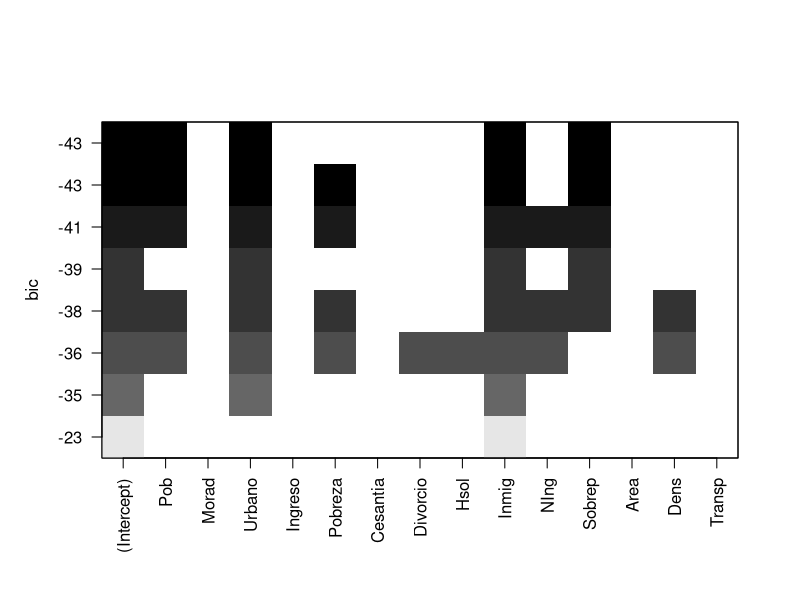

Generate this figure with R:
#Prueba 3 FORMA 2
#Dyllan Salgado
#Rut: 20227250-9
#------------------------------------------------------------------------------
# Importar los paquetes, instalándolos de ser necesario.
if (!require(tidyverse)) {
  install.packages("tidyverse", dependencies = TRUE)
  require(tidyverse) }
if (!require(ggpubr)) {
  install.packages("ggpubr", dependencies = TRUE)
  require(ggpubr) }
if (!require(leaps)) {
  install.packages("leaps", dependencies = TRUE)
  require(leaps) }
if (!require(car)){
  install.packages("car", dependencies = TRUE)
  require(leaps)
}
if (!require(reshape)){
  install.packages("reshape", dependencies = TRUE)
  require(reshape)
}
if (!require(pROC)){
  install.packages("pROC", dependencies = TRUE)
  require(pROC)
}

if (!require(caret)){
  install.packages("caret", dependencies = TRUE)
  require(caret)
}

# Se setea el workspace
setwd("C:\\Users\\Dyllan\\Desktop\\PruebaIME")
datos <- read.csv2("PEP3 Datos.csv",encoding = "UTF-8")

#ENUNCIADO:

# El gobierno estadounidense se encuentra trabajando en un proyecto para frenar 
# la delincuencia. En este contexto, se encuentra estudiando la relación entre 
# la cantidad de delitos violentos en diferentes zonas del país y diversos datos 
# demográficos, a partir de un conjunto de datos con las siguientes variables.

# Usando la semilla 2238, obtenga una muestra de 200 observaciones y descarte 
# la variable Violentos. A partir de esta muestra, construya un modelo de 
# regresión logística multivariada para predecir la Alerta con entre 2 
# y 8 predictores y una exactitud superior a 80%. Considere 70% de las 
# instancias para entrenamiento y el 30%  restante para probar el modelo. 
# Verifique que el modelo no considera casos con demasiada influencia (usando la 
# distancia de Cook) y que no presenta multicolinealidad severa 
# (usando el factor de inflación de la varianza). 
# Concluya acerca de la calidad del modelo obtenido


# Se fija la semilla solicitada
set.seed(2238)

#obtenga una muestra de 200 observaciones y descarte la variable Violentos

#Se selecciona una muestra aleatoria de 200 observaciones.
muestra_200 <- sample_n(datos, 200)
#Se descarta la variable violentos
muestra_200_sinViolentos <- select(muestra_200,!Violentos)

# Construya un modelo de regresión logística multivariada para predecir la 
# Alerta con entre 2 y 8 predictores y una exactitud superior a 80%.

# Para seleccionar el mejor predictor se utiliza el método de todos los subconjuntos,
# ya que el capítulo nos dice explícitamente que este método es una alternativa 
# mucho más exhaustiva.
# Se pasa a factor la Alerta para que pueda ser usada en la función de 
# subconjuntos.
muestra_200_sinViolentos$Alerta <- factor(muestra_200_sinViolentos$Alerta)
#Entrenamiento tiene un 70% de los datos, que equivalena  140 obseravaciónes de 200.
entrenamiento <- muestra_200_sinViolentos[1:140,]
#Prueba tiene un 30% de los datos, que equivalen a  60 obseravaciónes de 200.
prueba <- muestra_200_sinViolentos[141:200,]

modelos <- regsubsets ( Alerta ~ . , data = entrenamiento , method = "exhaustive",
                        nbest = 1 , nvmax = 8)

print ( plot ( modelos ) )

#Al analizar el bic y el gráfico se puede observar que los tres datos predictores
# que deben ser seleccionados son: Urbano, Inmig y Pob, por el motivo que tienen la 
# mayor cantidad de cuadros cubiertos y su bic es bastante bajo.

#Una vez seleccionados o vistos los predictores mejores, se procede a ajustar 
# este modelo con los predictores escogidos

modelo_logistica_multi <- glm(Alerta ~ Inmig + Urbano + Pob, data = entrenamiento, family = binomial(link = "logit"))
# Se muestran por consola el resultado obtenido del modelo.
print(summary(modelo_logistica_multi))

#Luego se debe verificar una condición, la cual consiste en la multicolinealidad 
# entre los predictores, y para realizar esta acción se utiliza el VIF.
VIF <- vif(modelo_logistica_multi)
print(VIF)
# Según el capítulo muchos de los autores usan el valor VIF ≥ 10 como umbral 
# para preocuparse, aunque hay autores que consideran críticos valores más 
# conservadores, de 5 o incluso de 2,5. En este caso, Urbano, Inmig y Pob no 
# superan el valor 2

# Nos dice que el poder de predicción debe ser superior a un 80%, por lo que se 
# debe calcular y analizar.

# Se evalua la predictividad
# Se establece un umbral
umbral <- 0.5
probabilidad <- predict(modelo_logistica_multi, prueba, 
                        type = "response")
prediccion <- sapply(probabilidad,
                       function (p) ifelse (p >= umbral, "Bajo", "Alto"))
prediccion <- factor(prediccion, levels = levels(prueba[["Alerta"]]))
print(confusionMatrix(prediccion, prueba[["Alerta"]]))

#Se puede ver que este modelo tiene un poder de exactitud de un 85%, 
# una sensibilidad de un 84% y una especificidad de 85%. Este resultado 
# nos indica que el modelo se desempeña un poco mejor en identificar
# los elementos de la clase negativa o a su vez determinar cuán exacta es la
# asignación de elementos a la clase positiva(Baja).

# Para analizar que el modelo no considere casos con demasiada influencia, se
# utiliza la distancia de cook.

# Obtener residuos y estadísticas de influencia de los casos.
eval.modelo_logistica_multi <- data.frame(predicted.probabilities = fitted(modelo_logistica_multi))
eval.modelo_logistica_multi[["standardized.residuals"]] <- rstandard(modelo_logistica_multi)
eval.modelo_logistica_multi[["studentized.residuals"]] <-rstudent(modelo_logistica_multi)
eval.modelo_logistica_multi[["cooks.distance"]] <- cooks.distance(modelo_logistica_multi)
eval.modelo_logistica_multi[["dfbeta"]] <- dfbeta(modelo_logistica_multi)
eval.modelo_logistica_multi[["dffit"]] <- dffits(modelo_logistica_multi)
eval.modelo_logistica_multi[["leverage"]] <- hatvalues(modelo_logistica_multi)
eval.modelo_logistica_multi[["covariance.ratios"]] <- covratio(modelo_logistica_multi)

# Observaciones con distancia de Cook que sean altos
sospechosos <- which(eval.modelo_logistica_multi[["cooks.distance"]] > 1)
print(sospechosos)

#Se puede ver que no existen observaciones con una distancia alta.

#Conclusiones generales del resultado y ejercicio:
# El modelo creado se puede observar que si predice el nivel de alerta delictual
# de la zona, ya que nos arroja como resultado en el momento de generar la matriz 
# de confusión que existen más alertas altas que bajas. Asimismo, se puede
# confiar en este modelo, porque tiene un % de exactitud superior al 80%, y su 
# especificidad y sensibilidad también son superiores al 80%. 

#Ahora se puede generalizar el modelo utilizando la validación cruzada
# de 5 pliegues de la siguiente manera:

modeloGeneralizado <- train ( Alerta ~ Inmig + Urbano + Pob , data = entrenamiento , method = "glm",
                  family = binomial( link = "logit") ,
                  trControl = trainControl( method = "cv", number = 5 ,savePredictions = TRUE ) )
print ( summary(modeloGeneralizado) )

# Se procede a evaluar el modelo generalizado 
matriz <- confusionMatrix( modeloGeneralizado$pred$pred , modeloGeneralizado$pred$obs)
print (matriz)

# Al analizar el resultado, se puede observar que la exactitud ha aumentado a un
# 92% lo que es bastante, permitiendo confiar en nuestro modelo, asimismo la
# sensibilidad y especifidad también aumentaron a un 91% y 92% respectivamente, 
# lo cual indica que el modelo se desempeña un poco mejor en identificar
# los elementos de la clase negativa o a su vez determinar cuán exacta es la
# asignación de elementos a la clase positiva(Baja).



#PREGUNTA 2
# Proponga un ejemplo novedoso (no mencionado en clase ni que aparezca 
# en las lecturas dadas) de un problema de regresión lineal simple que podría 
# aparecer en relación con la próxima celebración de la Navidad.

#RESPUESTA: 

#En una escuela de la ciudad de Lunargenta ubicada en Kalimdor desean saber 
# si la edad y las medidas corporales de los niños(as) influyen en la cantidad de regalos
# que el viejito pascuero les deja en su hogar, en donde se tienen características 
# como su edad, la estatura, el peso y el género.

# Las variables predictoras pueden ser las características y la de respuesta
# son la cantidad de regalos que reciben los niños(as). Encuentro que si existe 
# una relación entre la variable de respuesta y sus predictores, ya que es sabido
# que los niños(as) que representan menor edad en estatura o tienen menor edad
# reciben más regalos para navidad (vi un reportaje que decía que aprox. reciben 
# 5 regalos o más), entonces sería curioso realizar el estudio y ver si 
# las características antes descritas afectan en la cantidad de regalos que reciben
# los niños(as) para navidad.

#PREGUNTA 3
#Explique, en sus palabras, en qué consiste la validación cruzada de k pliegues 
#y en qué se diferencia de la validación cruzada tradicional.

#RESPUESTA:
# La validación cruzada es una técnica utilizada para realizar un remuestreo, 
# de tal manera que se mejore la estimación del error cuadrático medio. Esta validación
# divide el conjunto de datos en k subconjuntos con igual tamaño. La diferencia
# que tiene la validación cruzada de k-pliegues con la validación cruzada tradicional
# radica en que la de k-pliegues divide en k subconjuntos la muestra para obtener
# k estimaciones de errores, a diferencia de la validación tradicional la cual
# separa en un conjunto de entrenamiento y otro de prueba para ser evaluado.
# de la tradicional 


#PREGUNTA 4
#Explique, en sus palabras, qué son las muestras probabilísticas por racimos

#RESPUESTA:

# Para responder esta pregunta primero se debe saber que son las muestras 
# probabilísticas, en palabras sencillas es un grupo de observaciones, las cuales 
# pueden ser personas, objetos, etc. que representan una población, la cual es utilizada
# para inferir acerca de ella. Ahora bien, las muestras probabilísticas por racimos
# corresponden a una muestra de la población seleccionada al azar que ya se 
# encuentran agrupadas, un ejemplo sencillo pueden ser realizar una muestra por racimos
# a estudiantes, donde ya existen grupos de estudiantes, como lo pueden ser
# universitarios, estudiantes de enseñanza media, estudiantes de enseñanza básica, etc.
